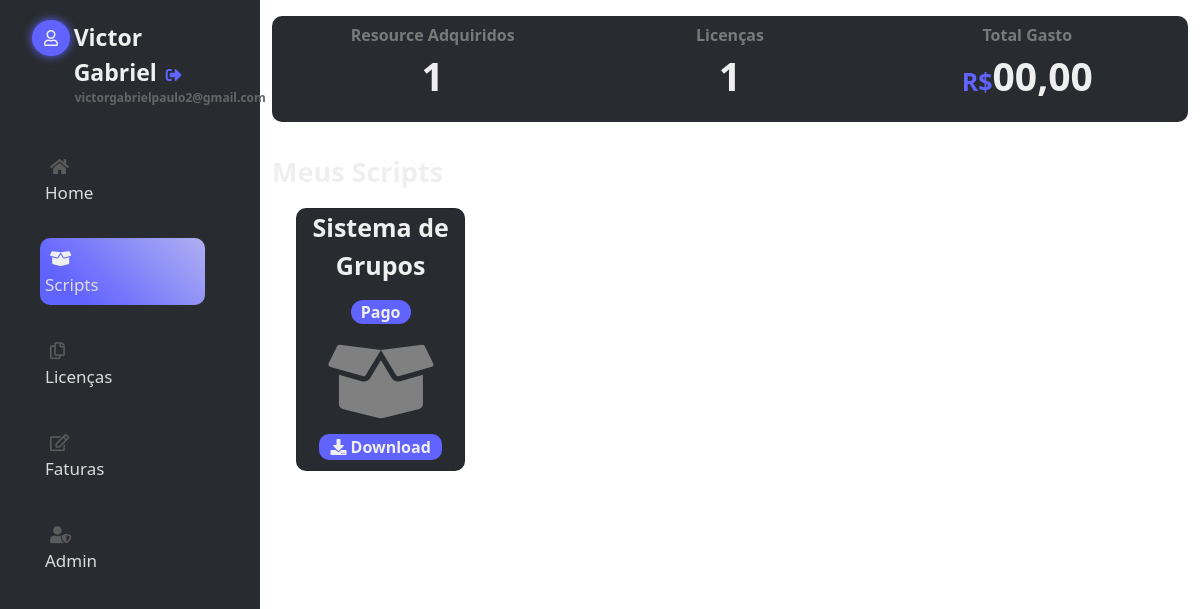
Page /panel/scripts.php (signed in) on the committed database.
### tables this page shows
CREATE TABLE `accounts` (
  `id` int(11) NOT NULL,
  `User` text NOT NULL,
  `Email` text NOT NULL,
  `Senha` text NOT NULL,
  `Scripts` text NOT NULL,
  `Licenses` text NOT NULL,
  `Valor` text NOT NULL
);

CREATE TABLE `licenses` (
  `id` int(11) NOT NULL,
  `idclient` text NOT NULL,
  `idscript` text NOT NULL,
  `script` text NOT NULL,
  `license` text NOT NULL,
  `ip` text NOT NULL,
  `porta` text NOT NULL,
  `cliente` text NOT NULL,
  `status` text NOT NULL
);

CREATE TABLE `produtos` (
  `id` int(11) NOT NULL,
  `nome` text NOT NULL,
  `description` text NOT NULL,
  `version` text NOT NULL,
  `valor` text NOT NULL,
  `vendas` text NOT NULL,
  `video` text NOT NULL,
  `arquivo` text NOT NULL
);

### panel/scripts.php (the view, shortened to what this page needs)
<?php
include('../app/php/verify.php');
$email = $_SESSION['usuario'];
$query = "SELECT * FROM accounts WHERE Email='$email'";
$result = mysqli_query($conexao, $query);
while ($rows = mysqli_fetch_array($result)){
  $idcl = $rows['id'];
    $nome = $rows['User'];
    $gasto = $rows['Valor'];
    $id = $rows['id'];
}
?>
<!DOCTYPE html>
<html lang="pt-br">
<head>
    <link href="https://cdn.jsdelivr.net/npm/bootstrap@5.1.1/dist/css/bootstrap.min.css" rel="stylesheet">
    <link rel="stylesheet" href="https://cdnjs.cloudflare.com/ajax/libs/font-awesome/5.14.0/css/all.min.css">
    <link rel="stylesheet" href="../app/css/style.css">
</head>
<body>
  <div class="container-fluid">
    <div class="row flex-nowrap">
  <div class="sidebar col-auto col-md-3 col-xl-2 px-sm-2 px-0">
    <div class="side-top">
      <div class="infos">
        <div class="container">
          <div class="row">
            <div class="col-md-2 text-start">
              <div class="user">
                <i class="far fa-user"></i>
              </div>
            </div>
            <div class="col-md-10 text-start">
              <p class="name"><?php echo $nome ?> <a href="#"><i class="fas fa-sign-out-alt"></i></a></p>
              <p class="email"><?php echo $email ?></p>
            </div>
          </div>
        </div>
      </div>
    </div>
    <div class="side-body">
      <ul>
        <li class="link">
          <a href="index.php" class="active"><i class="fas fa-home"></i> Home</a>
        </li>
        <li class="link active">
          <a href="scripts.php"><i class="fas fa-box-open"></i> Scripts</a>
         </li>
         <li class="link">
           <a href="licencas.php"><i class="far fa-copy"></i> Licenças</a>
         </li>
         <li class="link">
          <a href="faturas.php"><i class="far fa-edit"></i> Faturas</a>
         </li>
         <?php
         if($_SESSION['admin']) {
	     echo '<li class="link">
       <a href="../admin/index.php"><i class="fas fa-user-shield"></i> Admin</a>
      </li>';
}
?>
      </ul>
    </div>
  </div>
  <div class="col-auto col-md-3 col-xl-2 px-sm-2 px-0">
  </div>
  <div class="col py-3">
    <div class="stats">
      <div class="container">
        <div class="row text-center">
            <div class="col-md-4">
              <div class="stat">
                <p class="title">
                  Resource Adquiridos
                </p>
                <p class="counters">
                <?php
            $query = mysqli_query($conexao, "SELECT * FROM licenses WHERE idclient='$idcl'");
            $row_cnt = $query->num_rows;
            echo "$row_cnt";
        ?>
                </p>
              </div>
            </div>
            <div class="col-md-4">
              <div class="stat">
                <p class="title">
                  Licenças
                </p>
                <p class="counters">
                <?php
            $query = mysqli_query($conexao, "SELECT * FROM licenses WHERE idclient='$idcl'");
            $row_cnt = $query->num_rows;
            echo "$row_cnt";
        ?>
                </p>
              </div>
            </div>
            <div class="col-md-4">
              <div class="stat">
                <p class="title">
                  Total Gasto
                </p>
                <p class="counters">
                  <span>R$</span><?php echo $gasto ?>
                </p>
              </div>
            </div>
          </div>
        </div>
      </div>
    <div class="scripts">
      <p class="title">Meus Scripts</p>
      <div class="container">
        <div class="row">
        <?php
        $query = mysqli_query($conexao, "SELECT * FROM licenses WHERE idclient='$id'");
        $rows = mysqli_num_rows($query);
        if($rows > 0) {
        while($row = mysqli_fetch_array($query)){
          $idsc = $row['idscript'];
          ?>
          <div class="col-md-3">
            <div class="card">
              <p class="name"><?php echo $row['script'] ?></p>
            <p class="price">Pago</p>
            <i class="fas fa-box-open"></i>
            <?php
            $query3 = "SELECT * FROM produtos WHERE id='$idsc'";
            $result3 = mysqli_query($conexao, $query3);
            while($row2 = mysqli_fetch_array($result3)){
              echo "<a href='".$row2['arquivo']."' class='btn btn-logs'><i class='fas fa-download'></i> Download</a>";
            }
            ?>
            </div>
          </div>
<?php  } } ?>
        </div>
      </div>
    </div>
  </div>
</div>
</div>
</body>
</html>

### app/css/style.css (style rules this page uses)
body { background-color: #ffffff; }
.sidebar { background: #282c30; height: 1000px; position: fixed; }
.sidebar .side-top { border-bottom: 1px solid #282b30; }
.sidebar .side-top .name { color: #efefef; font-weight: 600; margin-top: 20px; font-size: 23px; margin-bottom: 0px; margin-left: 5px; }
.sidebar .side-top .name a { color: #6163ff; font-size: 16px; margin-left: 3px; }
.sidebar .side-top .email { color: #656668; font-weight: 700; margin-bottom: 8px; margin-left: 6px; font-size: 12px; }
.sidebar .side-top .user i { background: #6163ff; color: #efefef; padding: 10px 12px; border-radius: 50%; margin-top: 20px; box-shadow: 0px 0px 10px 0px #6163ff; }
.sidebar .side-body { margin-top: 30px; }
.sidebar .side-body ul li { list-style: none; margin-top: 25px; background: #282b30; padding: 8px 0px 8px 5px; border-radius: 10px; margin-right: 47px; }
.sidebar .side-body a { color: #dddbdb; text-decoration: none; font-size: 17px; font-weight: 500; padding: 8px 94px 8px 5px; transition: all 0.5s ease-in-out; }
.sidebar .side-body li.active { background: linear-gradient(45deg, rgba(97,99,255,1) 20%, rgba(174,175,242,1) 99%); padding: 8px 0px 8px 5px; border-radius: 10px; color: #efefef !important; }
.sidebar .side-body li.active > a i { color: #efefef !important; }
.sidebar .side-body i { color: #5c5b5b; margin-right: 2px; }
@media (min-width: 768px) { .col-md-3 { flex: 0 0 auto; width: 21.66666667%; } }
.stats { background: #282c30; border-radius: 10px; }
.stats .title { color: #797979; font-weight: 600; margin-top: 7px; margin-bottom: 0px; }
.stats .counters { color: #efefef; font-size: 39px; font-weight: 700; }
.stats .counters span { color: #6163ff; font-size: 25px; }
.scripts .title { color: #efefef; font-size: 27px; font-weight: 700; margin-top: 30px; }
.scripts .card { background: #282c30; color: #efefef; text-align: center; align-items: center; border-radius: 10px; }
.scripts .price { background: #6163ff; padding: 0px 10px; border-radius: 15px; font-weight: 600; }
.scripts .name { font-size: 25px; font-weight: 700; }
.scripts i.fa-box-open { font-size: 84px; color: #808080; }
.scripts .btn-logs { background: #6163ff; color: #efefef; padding: 0px 10px; border-radius: 10px; margin: 10px; transition: all 0.4s cubic-bezier(0.71, 0.38, 0.99, 0.1); font-weight: 600; }

### rows in the picture
accounts: User "Victor Gabriel", Valor "00,00"
licenses: script "Sistema de Grupos"

### other values in the picture
$email "victorgabrielpaulo2@gmail.com"
$row_cnt "1"
